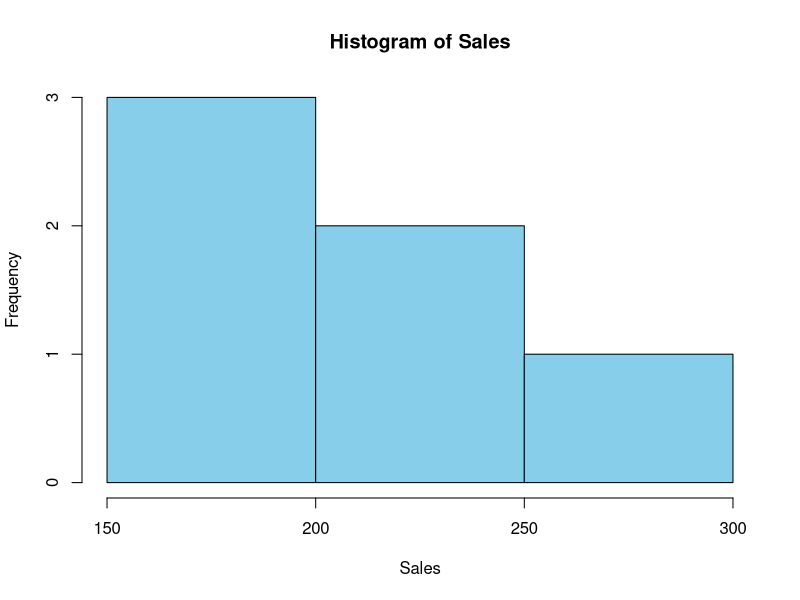

This chart was generated by the following R code:
# Create the employee data frame
employee_data <- data.frame(
  EMPID = c(101, 102, 103, 104, 105, 106),
  Gender = c("Male", "Female", "Male", "Female", "Male", "Female"),
  Age = c(25, 30, 45, 28, 35, 40),
  Sales = c(200, 150, 300, 180, 250, 220),
  BMI = c("Normal", "Overweight", "Underweight", "Normal", "Overweight", "Normal"),
  Income = c(50000, 60000, 45000, 52000, 58000, 61000)
)

# View data
print("Employee Data:")
print(employee_data)

# Histogram of Sales
hist(employee_data$Sales,
     main = "Histogram of Sales",
     xlab = "Sales",
     col = "skyblue",
     border = "black")
